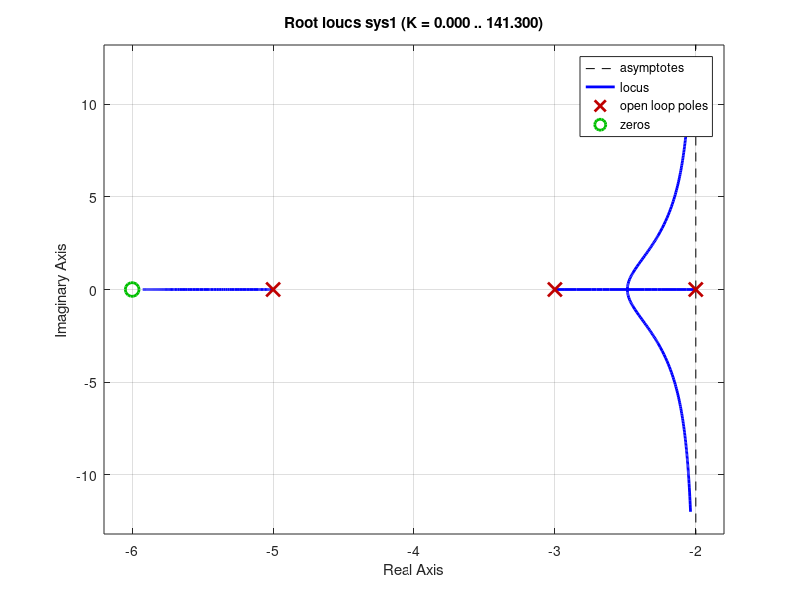
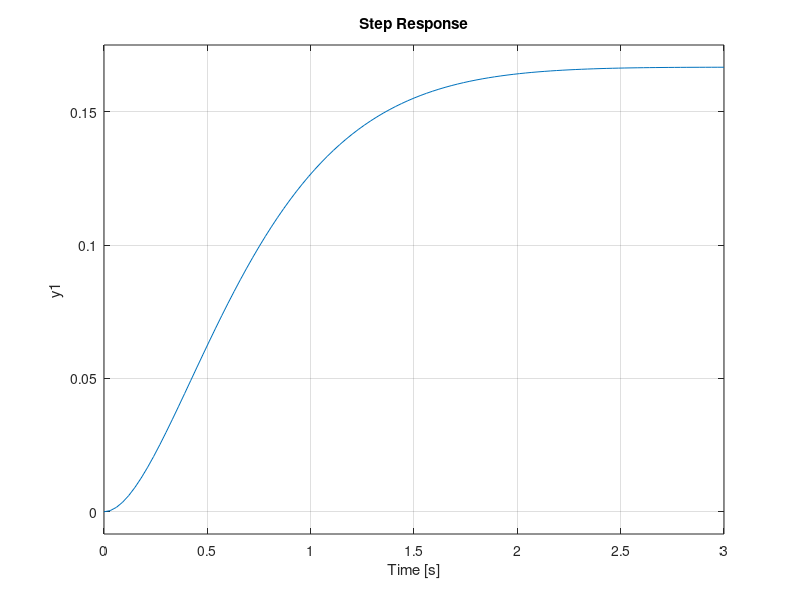
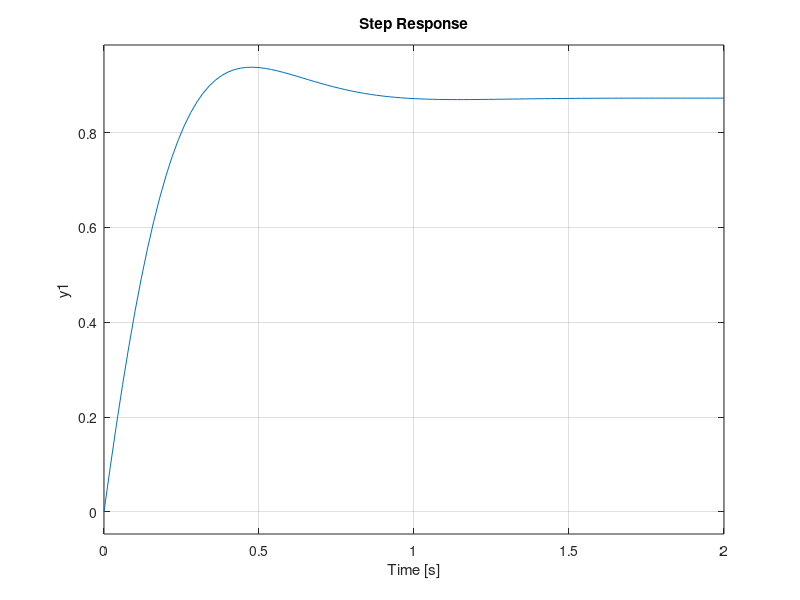
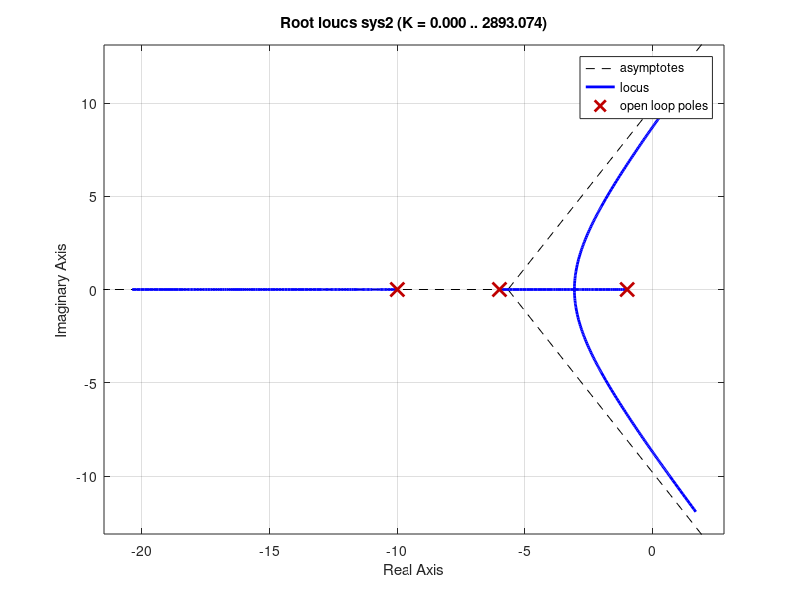

Reproduce these figures in MATLAB, in order.
clc; clear; close all;
%Problem 6

%Breakaway Points
polyEQ = [2,28,120,156];
proots = roots(polyEQ);
fprintf('Root | %g\n',proots);

%Root Locus Plot
sys1 = zpk([-6],[-2 -3 -5],1);
figure()
rlocus(sys1);

%Step Response without PD Control
GCL1 = feedback(sys1,1);
figure()
step(GCL1);

%Step Reponse with PD Control
PD1 = tf([4.762,34.33],[1]);
GCL2 = feedback(PD1*sys1,1);
figure()
step(GCL2);

%Problem 27
sys2 = zpk([],[-1 -6 -10],1);
figure()
rlocus(sys2);

%Step Response without PID Control
GCL3 = feedback(sys2,1);
figure()
step(GCL3);

%Step Response with PD Control
PD2 = tf([70.21,938.7077],[1]);
GCL4 = feedback(PD2*sys2,1);
figure()
step(GCL4);

%Step Response with PID Control
PI = tf([1,0.80,0.16],[1,0,0]);
PID = PI*PD2;
GCL5 = feedback(PID*sys2,1);
figure()
step(GCL5);
